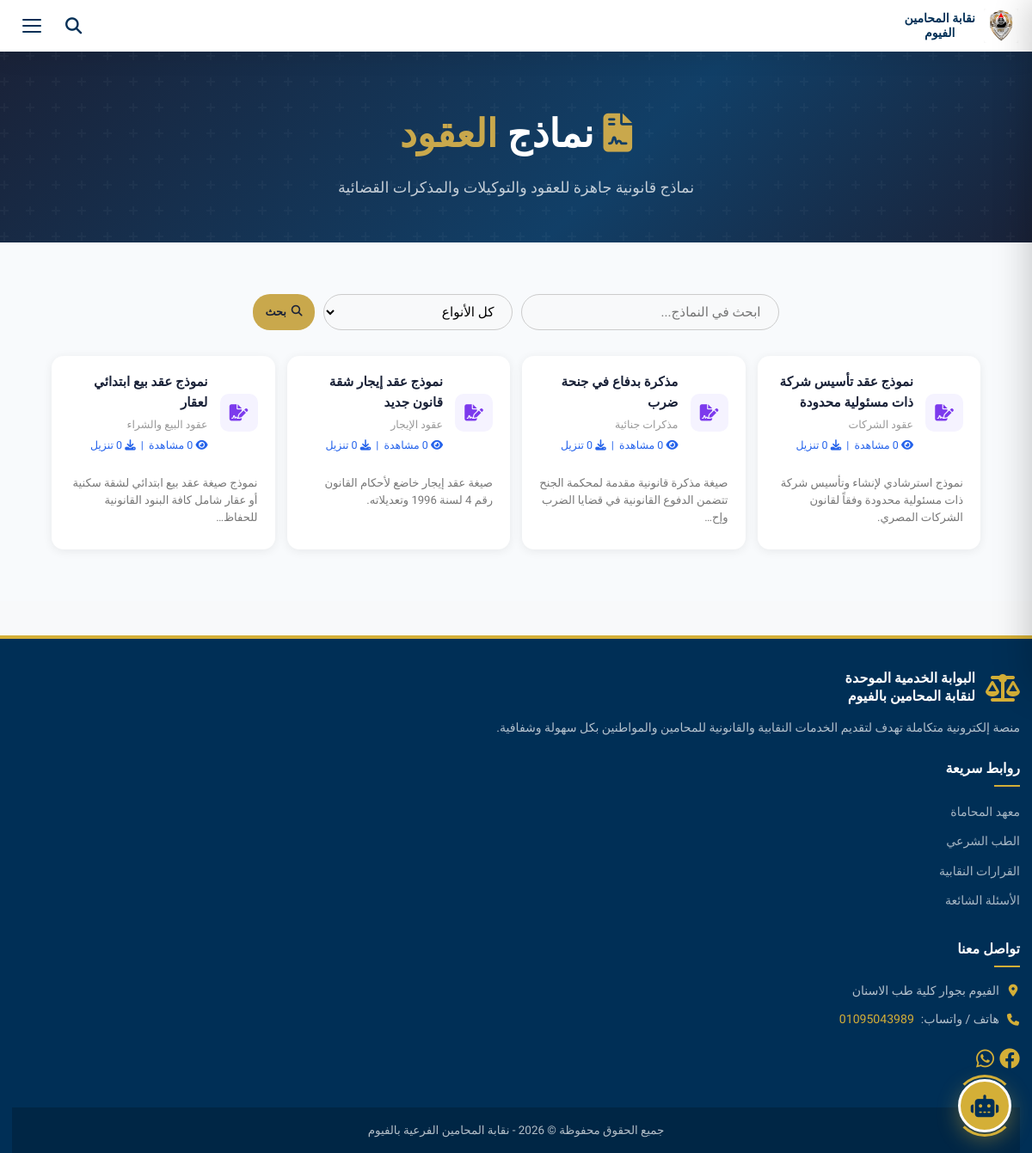
Page /library/contracts/ on the committed database.
### core/models.py (models this page shows, shortened)
class LibraryContract(models.Model):
    CATEGORY_CHOICES = [
        ('sale',      'عقود البيع والشراء'),
        ('rent',      'عقود الإيجار'),
        ('work',      'عقود العمل'),
        ('company',   'عقود الشركات'),
        ('proxy',     'توكيلات'),
        ('divorce',   'أحوال شخصية'),
        ('criminal',  'مذكرات جنائية'),
        ('civil',     'مذكرات مدنية'),
        ('other',     'أخرى'),
    ]
    title       = models.CharField(max_length=300, verbose_name="اسم النموذج")
    category    = models.CharField(max_length=20, choices=CATEGORY_CHOICES, default='other', verbose_name="التصنيف")
    description = models.TextField(blank=True, verbose_name="وصف النموذج")
    cover_image = models.ImageField(upload_to='library/contracts/covers/', blank=True, null=True, verbose_name="صورة الغلاف")
    file        = models.FileField(upload_to='library/contracts/', blank=True, null=True, verbose_name="ملف النموذج (PDF / Word)")
    external_url= models.URLField(blank=True, max_length=800, verbose_name="رابط خارجي")
    is_active   = models.BooleanField(default=True, verbose_name="منشور")
    views_count = models.PositiveIntegerField(default=0, verbose_name="عدد المشاهدات")
    downloads_count = models.PositiveIntegerField(default=0, verbose_name="عدد التنزيلات")
    created_at  = models.DateTimeField(auto_now_add=True)
    class Meta:
        verbose_name = "نموذج عقد"
        verbose_name_plural = "نماذج العقود"
        ordering = ['category', '-created_at']

### core/views.py (the view)
# urls.py: path('library/contracts/', views.library_contracts, name='library_contracts'),
def library_contracts(request):
    q        = request.GET.get('q', '').strip()
    category = request.GET.get('cat', '').strip()
    qs = LibraryContract.objects.filter(is_active=True)
    if q:
        qs = qs.filter(Q(title__icontains=q) | Q(description__icontains=q))
    if category:
        qs = qs.filter(category=category)
    return render(request, 'library/library_contracts.html', {
        'contracts': qs, 'q': q, 'cat': category,
        'categories': LibraryContract.CATEGORY_CHOICES,
    })

### core/context_processors.py (called while the page is built)
def site_settings(request):
    try:
        from .models import SiteSettings
        obj = SiteSettings.objects.first()
        if obj is None:
            obj = SiteSettings()  # unsaved instance with all field defaults
        return {'site_settings': obj}
    except Exception:
        try:
            from .models import SiteSettings
            return {'site_settings': SiteSettings()}  # All defaults, no DB needed
        except Exception:
            return {'site_settings': None}

### templates/library/library_contracts.html (shortened to what this page needs)
{% extends 'base.html' %}
{% block content %}
<div class="lib-hero">
    <h1><i class="fa-solid fa-file-contract ms-3" style="color:var(--lib-gold);"></i> نماذج <span>العقود</span></h1>
    <p>نماذج قانونية جاهزة للعقود والتوكيلات والمذكرات القضائية</p>
</div>
<section class="lib-section">
    <form method="GET" style="margin-bottom:30px;display:flex;gap:10px;flex-wrap:wrap;justify-content:center;">
        <input type="text" name="q" value="{{ q }}" class="form-control" placeholder="ابحث في النماذج..." style="max-width:300px;border-radius:25px;padding:10px 20px;border:1px solid #ccc;">
        <select name="cat" class="form-control" style="max-width:220px;border-radius:25px;padding:10px 16px;border:1px solid #ccc;">
            <option value="">كل الأنواع</option>
        </select>
        <button type="submit" class="lib-btn-dl" style="border:none;cursor:pointer;"><i class="fa-solid fa-search"></i> بحث</button>
    </form>
    {% if contracts %}
    <div class="lib-grid lib-grid-4" style="gap:14px;">
        {% for c in contracts %}
        <div class="lib-card" style="padding:18px 20px;gap:14px;" >
            <div style="display:flex;align-items:center;gap:14px;">
                {% if not c.cover_image %}
                <div style="width:44px;height:44px;background:#f5f3ff;color:#7c3aed;border-radius:10px;display:flex;align-items:center;justify-content:center;font-size:1.2rem;flex-shrink:0;">
                    <i class="fa-solid fa-file-signature"></i>
                </div>
                {% endif %}
                <div style="flex:1;min-width:0;">
                    <div style="font-size:0.95rem;font-weight:700;color:var(--lib-dark);margin-bottom:4px;">{{ c.title }}</div>
                    <div style="font-size:0.78rem;color:#999;">
                        {{ c.get_category_display }}
                        <div style="margin-top: 4px; color:#2563eb; font-weight: 500;">
                            <i class="fa-solid fa-eye ms-1"></i> {{ c.views_count }} مشاهدة &nbsp;|&nbsp;
                            <i class="fa-solid fa-download ms-1"></i> {{ c.downloads_count }} تنزيل
                        </div>
                    </div>
                </div>
            </div>
            {% if c.description %}<p style="color: white; font-size:0.82rem;color:#777;margin:10px 0;line-height:1.5;">{{ c.description|truncatechars:80 }}</p>{% endif %}
        </div>
        {% endfor %}
    </div>
    {% else %}<p class="lib-empty"><i class="fa-regular fa-folder-open fa-2x" style="display:block;margin-bottom:10px;"></i>لا توجد نماذج{% if q %} تطابق "{{ q }}"{% endif %}.</p>{% endif %}
</section>
{% endblock %}

### static/css/style.css (style rules this page uses)
:root { --primary: #004b87; --primary-dark: #002f56; --primary-light: #1a65a6; --gold: #d4af37; --gold-dark: #b5952f; --gold-light: #f4d982; --bg-color: #f8f9fa; --text-color: #2c3e50; --text-muted: #6c7a89; --border-color: #e1e8ed; --white: #ffffff; --danger: #e74c3c; --success: #27ae60; --shadow-sm: 0 4px 12px rgba(0,0,0,0.05); --shadow-md: 0 8px 24px rgba(0,0,0,0.08); --shadow-lg: 0 20px 40px rgba(0,0,0,0.12); --radius: 10px; --radius-lg: 20px; --transition: all 0.3s ease; }
* { margin: 0; padding: 0; box-sizing: border-box; }
body { font-family: 'Cairo', sans-serif; background-color: var(--bg-color); color: var(--text-color); line-height: 1.6; overflow-x: hidden; }
h1,h2,h3,h4,h5,h6 { font-family: 'Tajawal', sans-serif; font-weight: 700; color: var(--primary-dark); }
.form-control { width: 100%; padding: 11px 15px; border: 1.5px solid var(--border-color); border-radius: var(--radius); font-family: 'Cairo', sans-serif; font-size: 0.95rem; background: var(--bg-color); transition: var(--transition); }

### templates/library/library_contracts.html (style rules this page uses)
:root { --lib-gold: #c9a84c; --lib-dark: #1a2238; --lib-blue: #2563eb; }
.lib-hero { background: linear-gradient(135deg, #1a2238 0%, #113f67 60%, #1a2238 100%); padding: 60px 5% 50px; text-align: center; position: relative; overflow: hidden; }
.lib-hero::before { content: ''; position: absolute; inset: 0; }
.lib-hero h1 { font-size: 2.8rem; font-weight: 900; color: #fff; margin-bottom: 12px; position: relative; }
.lib-hero h1 span { color: var(--lib-gold); }
.lib-hero p { color: rgba(255,255,255,0.75); font-size: 1.1rem; max-width: 600px; margin: 0 auto; position: relative; }
.lib-section { padding: 60px 5%; background: #f8fafc; min-height: 50vh; }
.lib-grid { display: grid; gap: 22px; }
.lib-grid-4 { grid-template-columns: repeat(4, 1fr); }
.lib-card { background: #fff; border-radius: 14px; box-shadow: 0 2px 12px rgba(0,0,0,0.07); transition: transform .25s, box-shadow .25s; overflow: hidden; display: flex; flex-direction: column; }
.lib-btn-dl { display: inline-flex; align-items: center; gap: 6px; background: var(--lib-gold); color: var(--lib-dark); padding: 7px 14px; border-radius: 20px; font-weight: 700; font-size: 0.8rem; text-decoration: none; transition: background .2s; }

### rows in the picture
LibraryContract: title "نموذج عقد تأسيس شركة ذات مسئولية محدودة", category "عقود الشركات", description "نموذج استرشادي لإنشاء وتأسيس شركة ذات مسئولية محدودة وفقاً لقانون الشركات المصري."
LibraryContract: title "مذكرة بدفاع في جنحة ضرب", category "مذكرات جنائية", downloads_count "0", description "صيغة مذكرة قانونية مقدمة لمحكمة الجنح تتضمن الدفوع القانونية في قضايا الضرب وإح…"
LibraryContract: title "نموذج عقد إيجار شقة قانون جديد", category "عقود الإيجار", description "صيغة عقد إيجار خاضع لأحكام القانون رقم 4 لسنة 1996 وتعديلاته."
LibraryContract: title "نموذج عقد بيع ابتدائي لعقار", category "عقود البيع والشراء", downloads_count "0", description "نموذج صيغة عقد بيع ابتدائي لشقة سكنية أو عقار شامل كافة البنود القانونية للحفاظ…"
